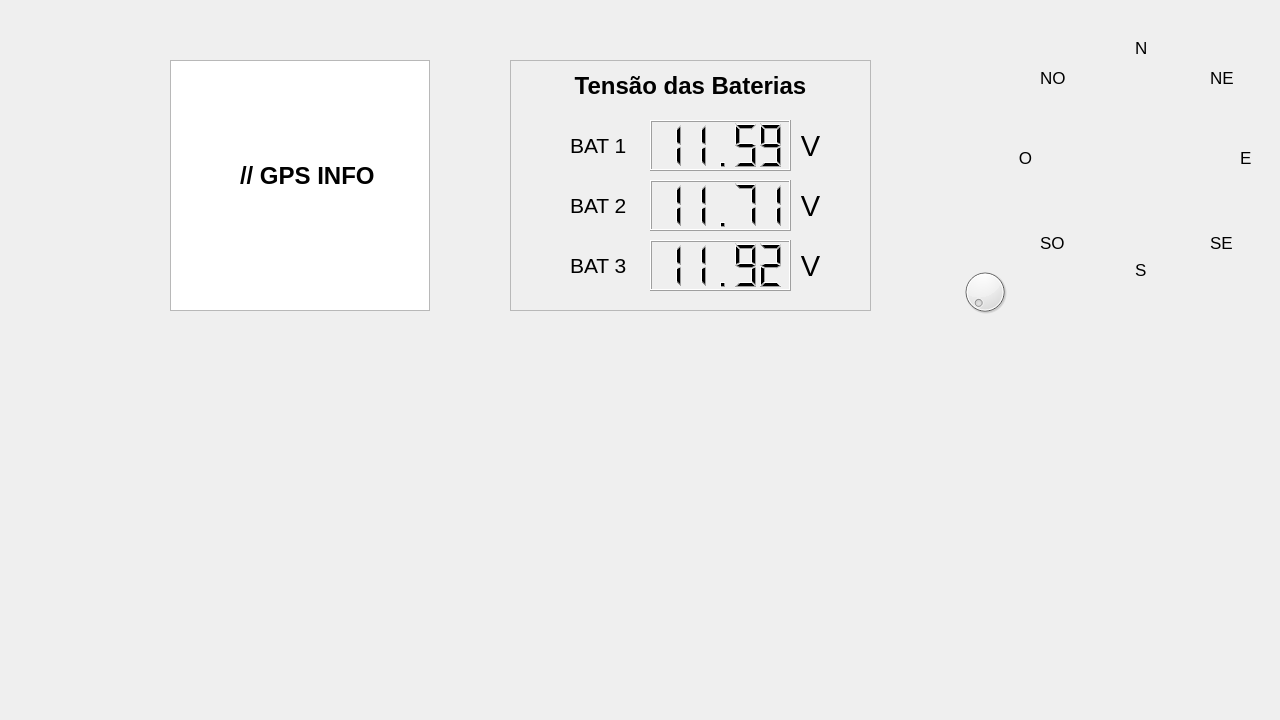
<?xml version="1.0" encoding="UTF-8"?>
<ui version="4.0">
 <class>Navigation</class>
 <widget class="QDialog" name="Navigation">
  <property name="geometry">
   <rect>
    <x>0</x>
    <y>0</y>
    <width>1280</width>
    <height>720</height>
   </rect>
  </property>
  <property name="windowTitle">
   <string>Navigation</string>
  </property>
  <widget class="QGraphicsView" name="graphicsView">
   <property name="geometry">
    <rect>
     <x>170</x>
     <y>60</y>
     <width>260</width>
     <height>251</height>
    </rect>
   </property>
  </widget>
  <widget class="QLabel" name="GPSinfo">
   <property name="geometry">
    <rect>
     <x>240</x>
     <y>160</y>
     <width>141</width>
     <height>31</height>
    </rect>
   </property>
   <property name="font">
    <font>
     <pointsize>18</pointsize>
     <bold>true</bold>
    </font>
   </property>
   <property name="text">
    <string>// GPS INFO</string>
   </property>
  </widget>
  <widget class="QLabel" name="label_12">
   <property name="geometry">
    <rect>
     <x>1015</x>
     <y>150</y>
     <width>21</width>
     <height>16</height>
    </rect>
   </property>
   <property name="font">
    <font>
     <pointsize>13</pointsize>
    </font>
   </property>
   <property name="text">
    <string>O</string>
   </property>
   <property name="scaledContents">
    <bool>true</bool>
   </property>
   <property name="alignment">
    <set>Qt::AlignCenter</set>
   </property>
  </widget>
  <widget class="QLabel" name="label_1">
   <property name="geometry">
    <rect>
     <x>1135</x>
     <y>40</y>
     <width>21</width>
     <height>16</height>
    </rect>
   </property>
   <property name="font">
    <font>
     <pointsize>13</pointsize>
    </font>
   </property>
   <property name="text">
    <string>N</string>
   </property>
  </widget>
  <widget class="QLabel" name="label_2">
   <property name="geometry">
    <rect>
     <x>1135</x>
     <y>260</y>
     <width>16</width>
     <height>20</height>
    </rect>
   </property>
   <property name="font">
    <font>
     <pointsize>13</pointsize>
    </font>
   </property>
   <property name="text">
    <string>S</string>
   </property>
  </widget>
  <widget class="QLabel" name="label_47">
   <property name="geometry">
    <rect>
     <x>1240</x>
     <y>150</y>
     <width>16</width>
     <height>16</height>
    </rect>
   </property>
   <property name="font">
    <font>
     <pointsize>13</pointsize>
    </font>
   </property>
   <property name="text">
    <string>E</string>
   </property>
  </widget>
  <widget class="QFrame" name="VoltageFrame">
   <property name="geometry">
    <rect>
     <x>510</x>
     <y>60</y>
     <width>361</width>
     <height>251</height>
    </rect>
   </property>
   <property name="frameShape">
    <enum>QFrame::StyledPanel</enum>
   </property>
   <property name="frameShadow">
    <enum>QFrame::Raised</enum>
   </property>
   <widget class="QLabel" name="GPSinfo_8">
    <property name="geometry">
     <rect>
      <x>290</x>
      <y>190</y>
      <width>21</width>
      <height>31</height>
     </rect>
    </property>
    <property name="font">
     <font>
      <pointsize>22</pointsize>
     </font>
    </property>
    <property name="text">
     <string>V</string>
    </property>
    <property name="alignment">
     <set>Qt::AlignCenter</set>
    </property>
   </widget>
   <widget class="QLabel" name="GPSinfo_7">
    <property name="geometry">
     <rect>
      <x>290</x>
      <y>130</y>
      <width>21</width>
      <height>31</height>
     </rect>
    </property>
    <property name="font">
     <font>
      <pointsize>22</pointsize>
     </font>
    </property>
    <property name="text">
     <string>V</string>
    </property>
    <property name="alignment">
     <set>Qt::AlignCenter</set>
    </property>
   </widget>
   <widget class="QLCDNumber" name="VBat3">
    <property name="geometry">
     <rect>
      <x>140</x>
      <y>180</y>
      <width>141</width>
      <height>51</height>
     </rect>
    </property>
    <property name="digitCount">
     <number>5</number>
    </property>
    <property name="value" stdset="0">
     <double>11.920000000000000</double>
    </property>
   </widget>
   <widget class="QLabel" name="VFrameBat1">
    <property name="geometry">
     <rect>
      <x>60</x>
      <y>70</y>
      <width>71</width>
      <height>31</height>
     </rect>
    </property>
    <property name="font">
     <font>
      <pointsize>16</pointsize>
     </font>
    </property>
    <property name="text">
     <string>BAT 1</string>
    </property>
   </widget>
   <widget class="QLabel" name="VFrameBat2">
    <property name="geometry">
     <rect>
      <x>60</x>
      <y>130</y>
      <width>71</width>
      <height>31</height>
     </rect>
    </property>
    <property name="font">
     <font>
      <pointsize>16</pointsize>
     </font>
    </property>
    <property name="text">
     <string>BAT 2</string>
    </property>
   </widget>
   <widget class="QLabel" name="GPSinfo_6">
    <property name="geometry">
     <rect>
      <x>290</x>
      <y>70</y>
      <width>21</width>
      <height>31</height>
     </rect>
    </property>
    <property name="font">
     <font>
      <pointsize>22</pointsize>
     </font>
    </property>
    <property name="text">
     <string>V</string>
    </property>
    <property name="alignment">
     <set>Qt::AlignCenter</set>
    </property>
   </widget>
   <widget class="QLCDNumber" name="VBat2">
    <property name="geometry">
     <rect>
      <x>140</x>
      <y>120</y>
      <width>141</width>
      <height>51</height>
     </rect>
    </property>
    <property name="digitCount">
     <number>5</number>
    </property>
    <property name="value" stdset="0">
     <double>11.710000000000001</double>
    </property>
   </widget>
   <widget class="QLabel" name="VFrameBat3">
    <property name="geometry">
     <rect>
      <x>60</x>
      <y>190</y>
      <width>71</width>
      <height>31</height>
     </rect>
    </property>
    <property name="font">
     <font>
      <pointsize>16</pointsize>
     </font>
    </property>
    <property name="text">
     <string>BAT 3</string>
    </property>
   </widget>
   <widget class="QLCDNumber" name="VBat1">
    <property name="geometry">
     <rect>
      <x>140</x>
      <y>60</y>
      <width>141</width>
      <height>51</height>
     </rect>
    </property>
    <property name="smallDecimalPoint">
     <bool>false</bool>
    </property>
    <property name="digitCount">
     <number>5</number>
    </property>
    <property name="value" stdset="0">
     <double>11.590000000000000</double>
    </property>
   </widget>
   <widget class="QLabel" name="VBatTitle">
    <property name="geometry">
     <rect>
      <x>60</x>
      <y>10</y>
      <width>241</width>
      <height>31</height>
     </rect>
    </property>
    <property name="font">
     <font>
      <pointsize>18</pointsize>
      <bold>true</bold>
     </font>
    </property>
    <property name="text">
     <string>Tensão das Baterias</string>
    </property>
    <property name="alignment">
     <set>Qt::AlignCenter</set>
    </property>
   </widget>
  </widget>
  <widget class="QLabel" name="label_49">
   <property name="geometry">
    <rect>
     <x>1040</x>
     <y>70</y>
     <width>31</width>
     <height>16</height>
    </rect>
   </property>
   <property name="font">
    <font>
     <pointsize>13</pointsize>
    </font>
   </property>
   <property name="text">
    <string>NO</string>
   </property>
  </widget>
  <widget class="QLabel" name="label_137">
   <property name="geometry">
    <rect>
     <x>1210</x>
     <y>70</y>
     <width>31</width>
     <height>16</height>
    </rect>
   </property>
   <property name="font">
    <font>
     <pointsize>13</pointsize>
    </font>
   </property>
   <property name="text">
    <string>NE</string>
   </property>
  </widget>
  <widget class="QLabel" name="label_320">
   <property name="geometry">
    <rect>
     <x>1040</x>
     <y>235</y>
     <width>31</width>
     <height>16</height>
    </rect>
   </property>
   <property name="font">
    <font>
     <pointsize>13</pointsize>
    </font>
   </property>
   <property name="text">
    <string>SO</string>
   </property>
  </widget>
  <widget class="QLabel" name="label_322">
   <property name="geometry">
    <rect>
     <x>1210</x>
     <y>235</y>
     <width>31</width>
     <height>16</height>
    </rect>
   </property>
   <property name="font">
    <font>
     <pointsize>13</pointsize>
    </font>
   </property>
   <property name="text">
    <string>SE</string>
   </property>
  </widget>
  <widget class="QDial" name="compass_dial">
   <property name="geometry">
    <rect>
     <x>960</x>
     <y>260</y>
     <width>50</width>
     <height>64</height>
    </rect>
   </property>
   <property name="maximum">
    <number>360</number>
   </property>
  </widget>
 </widget>
 <resources/>
 <connections/>
</ui>
